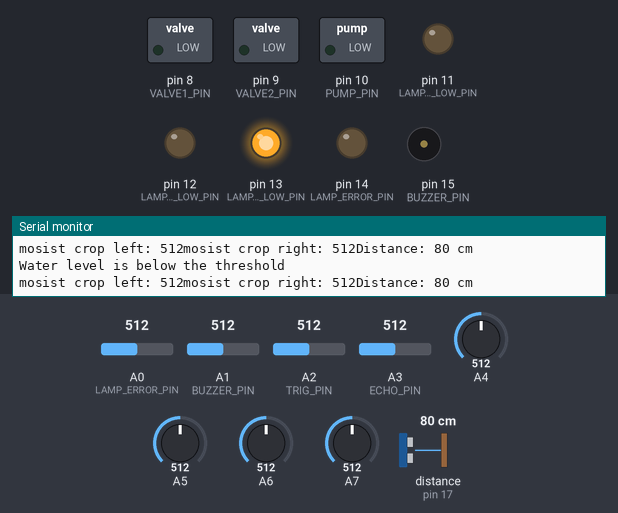
Simulated run of this sketch. Board: Arduino Uno, built with avr-gcc and run on an emulated ATmega328P. Shown: switched loads named in the sketch (green lamp = pin HIGH), output pins drawn as LEDs (lit = HIGH), buzzer (waves = sounding, pin HIGH), the last lines printed to the serial monitor. Wiring (inferred from the names in the program): ultrasonic range finder: trigger pin 16; echo pin 17. Dashed ring = blinking. The test bench sets the inputs (shaded band); at power-on: A0 (LAMP_ERROR_PIN) = 512, distance to the obstacle (sensor on pin 17) 80 cm, A1 (BUZZER_PIN) = 512, A2 (TRIG_PIN) = 512, A3 (ECHO_PIN) = 512, A4 = 512, A5 = 512, A6 = 512, A7 = 512. The echo pulse lasts 58.3 µs per cm; pins used as bus, display or sensor lines are not drawn.

Above: at 1.2 s.
1.3 s: A0 (LAMP_ERROR_PIN) set to 74
4.3 s: A0 (LAMP_ERROR_PIN) set to 62
At 4.54 s:
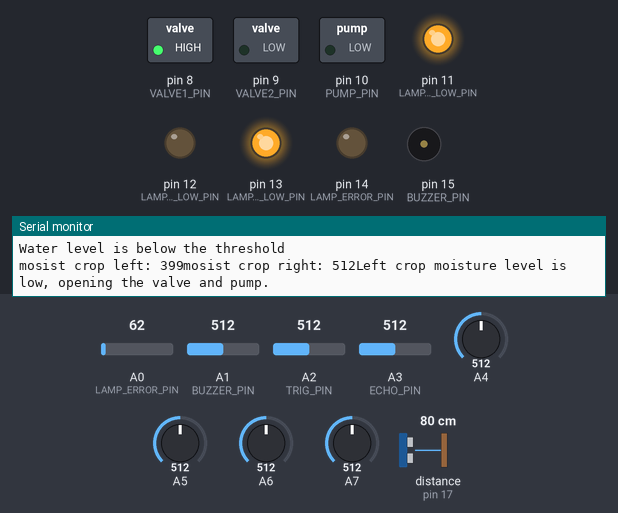
7.3 s: distance to the obstacle (sensor on pin 17) set to 69 cm
At 7.9 s:
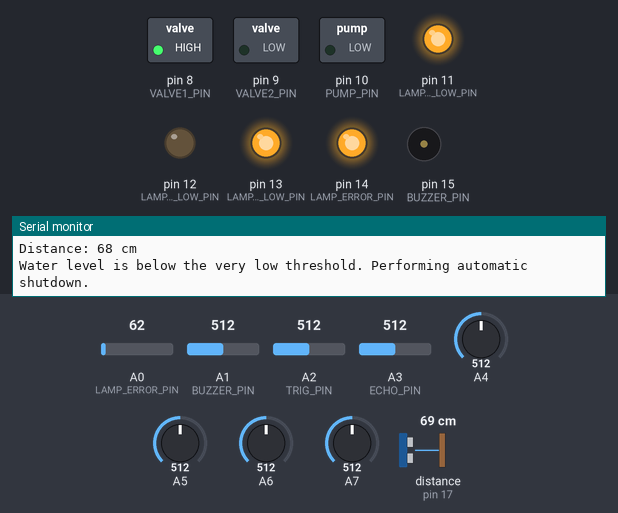
9.0 s: distance to the obstacle (sensor on pin 17) set to 2 cm
At 12.3 s:
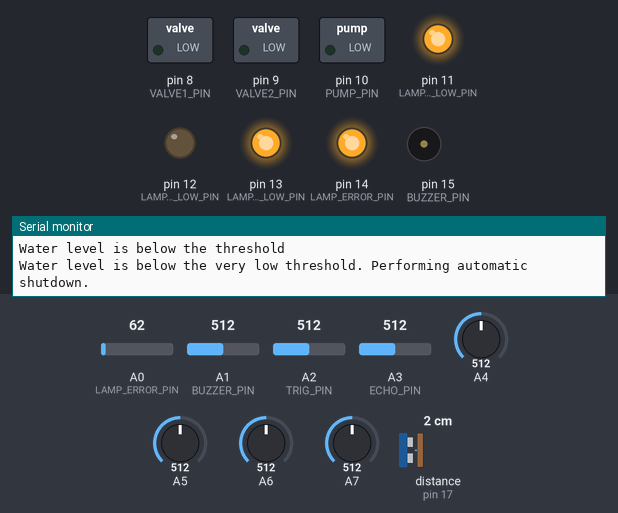
Timing chart, 0 to 13.0 s (numbered marks = the images above; inputs shaded):
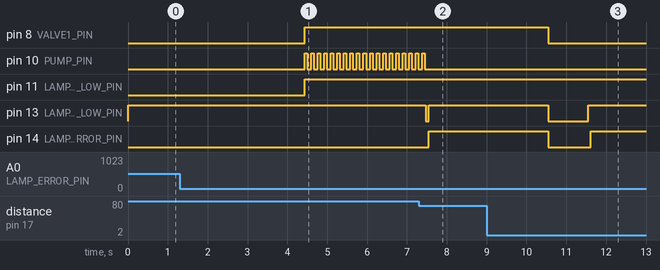

The sketch:

simple_auto_water.ino
```cpp
const int WATER_TANK_THRESHOLD = 50;
const int WATER_TANK_THRESHOLD_VERY_LOW = 70;
const int CROP_MOISTURE_THRESHOLD = 400;
const int NUM_MOISTURE_SENSORS = 8;
const int MOISTURE_SENSOR_PINS[NUM_MOISTURE_SENSORS] = {0, 1, 2, 3, 4, 5, 6, 7};
const int VALVE1_PIN = 8; // Replace with actual pin numbers
const int VALVE2_PIN = 9; // Replace with actual pin numbers
const int PUMP_PIN = 10;  // Replace with actual pin numbers
const int LAMP_MOIST_1_LOW_PIN = 11; // Replace with actual pin numbers
const int LAMP_MOIST_2_LOW_PIN = 12; // Replace with actual pin numbers
const int LAMP_WATER_LOW_PIN = 13; // Replace with actual pin numbers
const int LAMP_ERROR_PIN = 14; // Replace with actual pin numbers
const int BUZZER_PIN = 15; // Replace with actual pin numbers
const int TRIG_PIN = 16; // Replace with actual pin numbers
const int ECHO_PIN = 17; // Replace with actual pin numbers
int moistureLevels[NUM_MOISTURE_SENSORS];
int cropLeft, cropRight;
int prevCropLeft, prevCropRight; // Previous moisture levels
long duration, distance;
bool sensorFailed = false;
bool moistError_left = false;
bool moistError_right = false;
bool water_very_low = false;
unsigned long wateringStartTime = 0;
const unsigned long MAX_WATERING_TIME = 600000; // Maximum watering time in milliseconds (10 minutes)

void setup() {
  Serial.begin(9600);
  pinMode(VALVE1_PIN, OUTPUT);
  pinMode(VALVE2_PIN, OUTPUT);
  pinMode(PUMP_PIN, OUTPUT);
  pinMode(LAMP_MOIST_1_LOW_PIN, OUTPUT);
  pinMode(LAMP_MOIST_2_LOW_PIN, OUTPUT);
  pinMode(LAMP_WATER_LOW_PIN, OUTPUT);
  pinMode(LAMP_ERROR_PIN, OUTPUT);
  pinMode(BUZZER_PIN, OUTPUT);
  pinMode(TRIG_PIN, OUTPUT);
  pinMode(ECHO_PIN, INPUT);
  for (int i = 0; i < NUM_MOISTURE_SENSORS; i++) {
    pinMode(MOISTURE_SENSOR_PINS[i], INPUT);
  }
}

// Function to read moisture levels from all sensors and calculate crop averages
void readMoistureLevels() {
  for (int i = 0; i < NUM_MOISTURE_SENSORS; i++) {
    moistureLevels[i] = analogRead(MOISTURE_SENSOR_PINS[i]);
  }
  cropLeft = (moistureLevels[0] + moistureLevels[1] + moistureLevels[2] + moistureLevels[3]) / 4;
  cropRight = (moistureLevels[4] + moistureLevels[5] + moistureLevels[6] + moistureLevels[7]) / 4;
  Serial.print("mosist crop left: ");
  Serial.print(cropLeft);
  Serial.print("mosist crop right: ");
  Serial.print(cropRight);
}

void checkWaterLevel() {
  digitalWrite(TRIG_PIN, LOW);
  delayMicroseconds(2);
  digitalWrite(TRIG_PIN, HIGH);
  delayMicroseconds(10);
  digitalWrite(TRIG_PIN, LOW);
  duration = pulseIn(ECHO_PIN, HIGH);
  distance = duration * 0.0343 / 2;

  Serial.print("Distance: ");
  Serial.print(distance);
  Serial.println(" cm");

  if (distance <= WATER_TANK_THRESHOLD || distance > WATER_TANK_THRESHOLD_VERY_LOW) {
    Serial.println("Water level is below the threshold");
    digitalWrite(LAMP_WATER_LOW_PIN, HIGH);
  } else {
    digitalWrite(LAMP_WATER_LOW_PIN, LOW);
  }
  if (distance <= WATER_TANK_THRESHOLD_VERY_LOW) {
    water_very_low = true;
    Serial.println("Water level is below the very low threshold. Performing automatic shutdown.");
  }
}

void checkMaximumWateringTime() {
  if (millis() - wateringStartTime >= MAX_WATERING_TIME) {
    digitalWrite(VALVE1_PIN, LOW);
    digitalWrite(VALVE2_PIN, LOW);
    digitalWrite(PUMP_PIN, LOW);
    digitalWrite(LAMP_MOIST_1_LOW_PIN, LOW);
    digitalWrite(LAMP_MOIST_2_LOW_PIN, LOW);
    Serial.println("Maximum watering time reached. Stopping watering.");
  }
}

void controlMoisture() {
  if (cropLeft <= CROP_MOISTURE_THRESHOLD) {
    digitalWrite(VALVE1_PIN, HIGH);
    digitalWrite(PUMP_PIN, HIGH);
    digitalWrite(LAMP_MOIST_1_LOW_PIN, HIGH);
    Serial.println("Left crop moisture level is low, opening the valve and pump.");
  } else {
    digitalWrite(VALVE1_PIN, LOW);
    digitalWrite(PUMP_PIN, LOW);
    digitalWrite(LAMP_MOIST_1_LOW_PIN, LOW);
  }
  // Check if moisture levels are not increasing as expected
  if (cropLeft <= prevCropLeft) {
    moistError_left= true;
    Serial.println("Moisture levels not increasing as expected for Left crop. Stopping watering.");
  }

  if (cropRight <= CROP_MOISTURE_THRESHOLD) {
    digitalWrite(VALVE2_PIN, HIGH);
    digitalWrite(PUMP_PIN, HIGH);
    digitalWrite(LAMP_MOIST_2_LOW_PIN, HIGH);
    Serial.println("Right crop moisture level is low, opening the valve and pump.");
  } else {
    digitalWrite(VALVE2_PIN, LOW);
    digitalWrite(PUMP_PIN, LOW);
    digitalWrite(LAMP_MOIST_2_LOW_PIN, LOW);
  }
  if (cropRight <= prevCropRight) {
    moistError_right = true;
    Serial.println("Moisture levels not increasing as expected for Right crop. Stopping watering.");
  }
}

void checkSensorFailures() {
  for (int i = 0; i < NUM_MOISTURE_SENSORS; i++) {
    moistureLevels[i] = analogRead(MOISTURE_SENSOR_PINS[i]);
    if (moistureLevels[i] == 0 || moistureLevels[i] > 1023) {
      sensorFailed = true;
      Serial.print("Sensor ");
      Serial.print(i);
      Serial.println(" has failed.");
    }
  }
}

void loop() {
  checkWaterLevel();
  if (water_very_low) {
    digitalWrite(LAMP_WATER_LOW_PIN, HIGH);
    digitalWrite(LAMP_ERROR_PIN, HIGH);
    delay(3000);
    digitalWrite(LAMP_ERROR_PIN, LOW);
    digitalWrite(LAMP_WATER_LOW_PIN, LOW);
    digitalWrite(PUMP_PIN, LOW);
    digitalWrite(VALVE1_PIN, LOW);
    digitalWrite(VALVE2_PIN, LOW);
    delay(1000);
  } else {
    checkSensorFailures();
    if (sensorFailed){
      digitalWrite(LAMP_ERROR_PIN, HIGH);
    } else {
      digitalWrite(LAMP_ERROR_PIN, LOW);
      readMoistureLevels() ;
      checkMaximumWateringTime(); // Check for maximum watering time
      controlMoisture();
      if (moistError_left){
        digitalWrite(LAMP_MOIST_1_LOW_PIN, HIGH);
        digitalWrite(LAMP_ERROR_PIN, HIGH);
        delay(3000);
        digitalWrite(LAMP_ERROR_PIN, LOW);
        digitalWrite(LAMP_MOIST_1_LOW_PIN, LOW);
        delay(1000);
      if (moistError_right){
        digitalWrite(LAMP_MOIST_2_LOW_PIN, HIGH);
        digitalWrite(LAMP_ERROR_PIN, HIGH);
        delay(3000);
        digitalWrite(LAMP_ERROR_PIN, LOW);
        digitalWrite(LAMP_MOIST_2_LOW_PIN, LOW);
        delay(1000);
      } else {
        digitalWrite(LAMP_ERROR_PIN, LOW);
        delay(10000);
      }
    }
  }
}
}
```

Measured:
- the behaviour switches between 68 and 67 on A0 (LAMP_ERROR_PIN) (found by bisection; images 0 and 1)
- the behaviour switches between 72 and 71 cm on distance to the obstacle (sensor on pin 17) (found by bisection; images 1 and 2)
- after the input at 4.3 s, pin 8 (VALVE1_PIN), pin 11 (LAMP_MOIST_1_LOW_PIN): LOW → HIGH after 0.13 s; pin 10 (PUMP_PIN): alternates HIGH for 0.06 s and LOW for 0.10 s, starting after 0.13 s
- after the input at 7.3 s, pin 10 (PUMP_PIN): goes on until 7.5 s, then stays LOW; pin 13 (LAMP_WATER_LOW_PIN): HIGH → LOW after 0.17 s, → HIGH 0.08 s later; pin 14 (LAMP_ERROR_PIN): LOW → HIGH after 0.25 s
